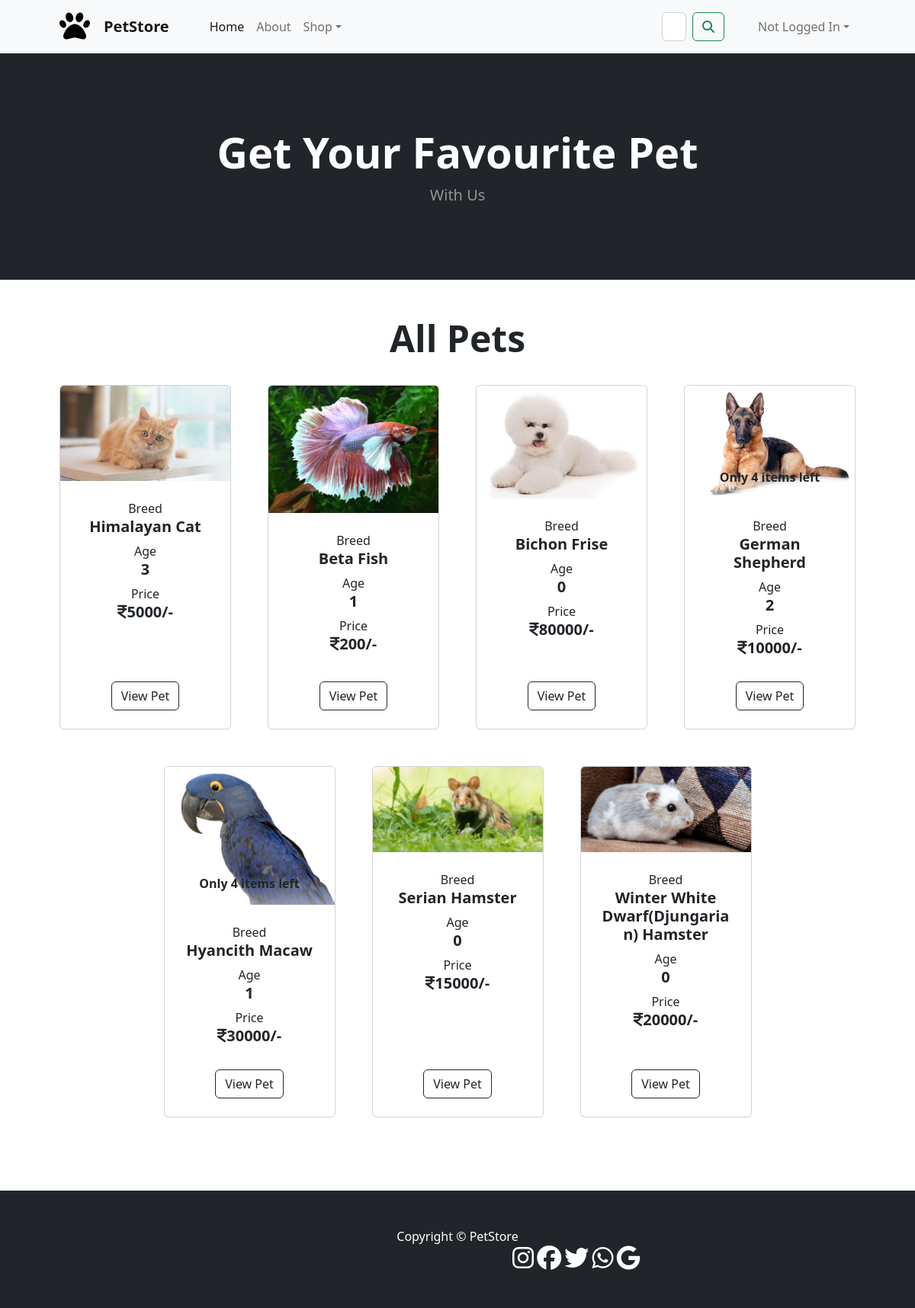
The page / on the database its author committed.
### petstoreapp/models.py (models this page shows, shortened)
class Pets(models.Model):
    pet_breed=models.CharField(max_length=50)
    pet_age=models.PositiveIntegerField()
    price=models.PositiveIntegerField()
    category=models.ForeignKey(Categories,on_delete=models.CASCADE)
    image=models.ImageField(upload_to='petstoreapp/images')
    description=models.CharField(max_length=100)
    quantity=models.PositiveIntegerField()

### petstoreapp/views.py (the view)
# urls.py: 2. Add a URL to urlpatterns:  path('', Home.as_view(), name='home')
class Home(View):
    def get(self,request,*args,**kwargs):
        user = request.user
        pets=Pets.objects.all()
        category = Categories.objects.all()
        if user.is_authenticated:
            address = Address.objects.filter(user=user)
            count = Carts.objects.filter(user_id=request.user,status="in-cart").count()
            return render(request,'index.html',{'pets':pets,'address':address,'categories':category,"c":count})
        else:
            return render(request,'index.html',{'pets':pets,'categories':category})

### petstoreapp/templates/index.html (shortened to what this page needs)
{% load static %}
<!DOCTYPE html>
<html lang="en">
<head>
    <link href="https://cdn.jsdelivr.net/npm/bootstrap-icons@1.5.0/font/bootstrap-icons.css" rel="stylesheet" />
    <link href="{% static 'css/styles.css' %}" rel="stylesheet" />
    <link href="{% static 'css/scroll.css' %}" rel="stylesheet" />
</head>
<body>
    <nav class="navbar navbar-expand-lg navbar-light bg-light">
        <div class="container px-4 px-lg-5">
                <a class="navbar-brand text-white" href="#"><i class="fa-solid fa-paw fa-2x" style="margin-right: 2px; color:  black;"></i></a>
            <a class="navbar-brand hov" href="{% url 'home' %}"><strong style="margin-right: 5px;">PetStore</strong></a>
            <div class="collapse navbar-collapse" id="navbarSupportedContent">
                <ul class="navbar-nav me-auto mb-2 mb-lg-0 ms-lg-4">
                    <li class="nav-item"><a class="nav-link active hov" aria-current="page" href="{% url 'home' %}">Home</a>
                    </li>
                    <li class="nav-item"><a class="nav-link hov" data-bs-toggle="modal" data-bs-target="#exampleModal"
                            href="#!">About</a></li>
                    <li class="nav-item dropdown">
                        <a class="nav-link dropdown-toggle hov" id="navbarDropdown" href="#" role="button"
                            data-bs-toggle="dropdown" aria-expanded="false">Shop</a>
                    </li>
                </ul>
                {% if request.user.first_name %}
                <form class="d-flex">
                    <a class="btn btn-outline-dark hov" href="{% url 'list' %}" type="submit">
                        <i class="bi-cart-fill me-1"></i>
                        Cart
                        <span
                            class="badge bg-dark text-white ms-1 rounded-pill">{{c}}</span>
                    </a>
                    <button class="btn btn-outline-dark ms-3 hov" type="button" data-bs-toggle="offcanvas"
                        data-bs-target="#offcanvasWithBothOptions"
                        aria-controls="offcanvasWithBothOptions">{{request.user.first_name}}</button>
                    <a class="btn btn-outline-dark ms-3 hov" href="{% url 'signout' %}">
                        <i class="fa-solid fa-right-from-bracket"></i>
                    </a>
                </form>
                {% else %}
                <nav class="navbar bg-light" style="margin-left: 400px;">
                    <div class="container-fluid">
                      <form class="d-flex" role="search">
                        <input class="form-control me-2" type="search" placeholder="Search" aria-label="Search">
                        <button class="btn btn-outline-success" type="submit"><i class="fa-solid fa-magnifying-glass"></i></button>
                      </form>
                    </div>
                  </nav>
                <ul class="navbar-nav me-auto mb-2 mb-lg-0 ms-lg-4">
                    <li class="nav-item dropdown">
                        <a class="nav-link dropdown-toggle" id="navbarDropdown" href="#" role="button"
                            data-bs-toggle="dropdown" aria-expanded="false">Not Logged In</a>
                    </li>
                </ul>
                {% endif %}
            </div>
        </div>
    </nav>
    {% block content %}
    {% include 'header.html' %}
    <section class="py-5">
        <div class="container px-4 px-lg-5">
            <div class="text-center">
                <h1 class="display-5 fw-bolder">All Pets</h1><br>
            </div>
            <div class="row gx-4 gx-lg-5 row-cols-2 row-cols-md-3 row-cols-xl-4 justify-content-center">
                {% for pr in pets %}
                <div class="col-lg-4 col-md-2 col-12 mb-5">
                    <div class="card h-100">
                        <img class="card-img-top" src="{{pr.image.url}}" alt="..." />
                        {% if pr.quantity == 0 %}
                        <div class="text-center text-div">
                            <p><strong>Out Of Stock</strong></p>
                        </div>
                        {% elif pr.quantity < 5 %}
                        <div class="text-center text-div">
                            <p><strong>Only {{pr.quantity}} items left</strong></p>
                        </div>
                        {%endif%}
                        <div class="card-body p-4">
                            <div class="text-center">
                                Breed <h5 class="fw-bolder">{{pr.pet_breed}}</h5>
                                Age<h5 class="fw-bolder">{{pr.pet_age}}</h5>
                                Price<h5 class="fw-bolder"><i class="fa-solid fa-indian-rupee-sign"></i>{{pr.price}}/-</h5>
                            </div>
                        </div>
                        <div class="card-footer p-4 pt-0 border-top-0 bg-transparent">
                            <div class="text-center"><a class="btn btn-outline-dark mt-auto"
                                    href="{% url 'detail' pr.id  %}">View Pet</a>
                            </div>
                        </div>
                    </div>
                </div>
                {%endfor%}
            </div>
        </div>
    </section>
    {% endblock %}
    <footer class="py-5 bg-dark">
        <div class="container"><p class="m-0 text-center text-white">Copyright &copy; PetStore</p></div>
        <div class="container-fluid">
            <a class="navbar-brand text-white" href=""><i class="fa-brands fa-instagram fa-2x" style="margin-left: 660px;"></i></a>
            <a class="navbar-brand text-white" href=""><i class="fa-brands fa-facebook fa-2x"></i></a>
            <a class="navbar-brand text-white" href=""><i class="fa-brands fa-twitter fa-2x"></i></a>
            <a class="navbar-brand text-white" href=""><i class="fa-brands fa-whatsapp fa-2x"></i></a>
            <a class="navbar-brand text-white" href=""><i class="fa-brands fa-google fa-2x"></i></a>
        </div>
    </footer>
</body>
</html>

### petstoreapp/templates/header.html (shortened to what this page needs)
{% load static %}
<!DOCTYPE html>
<html lang="en">
<head>
    <link href="https://cdn.jsdelivr.net/npm/bootstrap-icons@1.5.0/font/bootstrap-icons.css" rel="stylesheet" />
    <link href="{% static 'css/styles.css' %}" rel="stylesheet" />
</head>
<body>
    <header class="bg-dark py-5">
        <div class="container px-4 px-lg-5 my-5">
            <div class="text-center text-white">
                <h1 class="display-4 fw-bolder">
                    <span>Get</span> <span>Your</span> <span>Favourite</span> <span>Pet</span>
                </h1>
                <p class="lead fw-normal text-white-50 mb-0">With Us</p>
            </div>
        </div>
    </header>
</body>
</html>

### petstoreapp/templates/index.html (style rules this page uses)
.text-div { background: linear-gradient(to top, rgba(255, 255, 255, 0.514), rgba(0, 0, 0, 0)); margin-top: -40px; }
.hov { transition: transform 0.3s; }

### petstoreapp/templates/header.html (style rules this page uses)
.display-4 span { transition: transform 0.3s; display: inline-block; }

### rows shown on the page
Pets: image (picture), pet_breed "Himalayan Cat", pet_age "3", price "5000"
Pets: image (picture), pet_breed "Beta Fish", pet_age "1", price "200"
Pets: image (picture), pet_breed "Bichon Frise", pet_age "0", price "80000"
Pets: image (picture), quantity "4", pet_breed "German Shepherd", pet_age "2", price "10000"
Pets: image (picture), quantity "4", pet_breed "Hyancith Macaw", pet_age "1", price "30000"
Pets: image (picture), pet_breed "Serian Hamster", pet_age "0", price "15000"
Pets: image (picture), pet_breed "Winter White Dwarf(Djungarian) Hamster", pet_age "0", price "20000"
